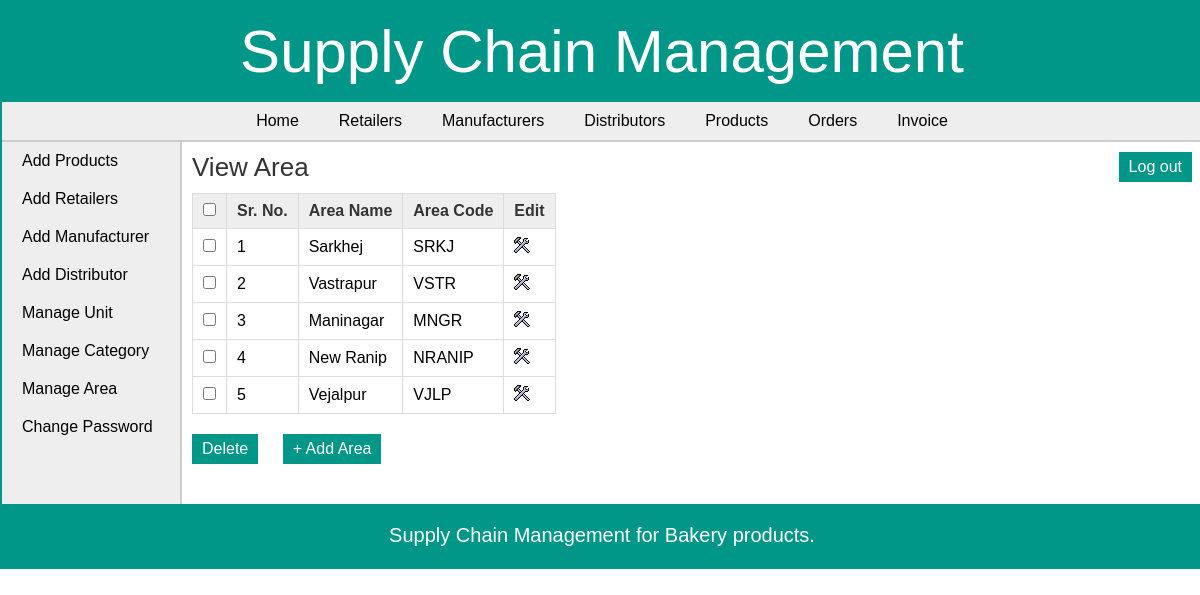
The app's page /admin/view_area.php (signed in) with its own data.
### tables this page shows
CREATE TABLE `area` (
  `area_id` int(11) NOT NULL,
  `area_name` varchar(50) NOT NULL,
  `area_code` varchar(10) NOT NULL
);

### admin/view_area.php (the view, shortened to what this page needs)
<?php
	include("../includes/config.php");
	if(isset($_SESSION['admin_login'])) {
		if($_SESSION['admin_login'] == true) {
			$query_selectArea = "SELECT * FROM area";
			$result_selectArea = mysqli_query($con,$query_selectArea);
		}
		else {
			header('Location:../index.php');
		}
	}
	else {
		header('Location:../index.php');
	}
?>
<!DOCTYPE html>
<html>
<head>
	<link rel="stylesheet" href="../includes/main_style.css" >
</head>
<body>
	<?php
		include("../includes/header.inc.php");
		include("../includes/nav_admin.inc.php");
		include("../includes/aside_admin.inc.php");
	?>
	<section>
		<h1>View Area</h1>
		<form action="" method="POST" class="form">
		<table class="table_displayData">
			<tr>
				<th> <input type="checkbox" onClick="toggle(this)" /> </th>
				<th>Sr. No.</th>
				<th>Area Name</th>
				<th>Area Code</th>
				<th> Edit </th>
			</tr>
			<?php $i=1; while($row_selectArea = mysqli_fetch_array($result_selectArea)) { ?>
			<tr>
				<td> <input type="checkbox" name="chkId[]" value="<?php echo $row_selectArea['area_id']; ?>" /> </td>
				<td> <?php echo $i; ?> </td>
				<td> <?php echo $row_selectArea['area_name']; ?> </td>
				<td> <?php echo $row_selectArea['area_code']; ?> </td>
				<td> <a href="edit_area.php?id=<?php echo $row_selectArea['area_id']; ?>"><img src="../images/edit.png" alt="edit" /></a> </td>
			</tr>
			<?php $i++; } ?>
		</table>
		<input type="submit" value="Delete" class="submit_button"/>
		<a href="add_area.php"><input type="button" value="+ Add Area" class="submit_button"/></a>
		</form>
	</section>
	<?php
		include("../includes/footer.inc.php");
	?>
</body>
</html>

### includes/main_style.css (style rules this page uses)
* { font-family: arial,sans-serif; margin:0px; padding:0px; }
body { width:1200px; margin:auto; border:2px solid #009688; }
a { text-decoration:none; }
.submit_button { font-size:16px; margin-top:20px; margin-right:20px; padding:6px 10px; background-color:#009688; border:none; color:white; }
section { width:1000px; padding:10px; padding-bottom:40px; }
section h1 { margin-bottom:10px; font-weight:normal; color:#333; font-size: 26px; }
table { border-collapse: collapse; }
.table_displayData td, .table_displayData th { border:1px solid #ddd; padding: 8px 10px; text-align: left; }
.table_displayData th { background-color:#eee; color:#333; }

### records on screen
area: area_name "Sarkhej", area_code "SRKJ"
area: area_name "Vastrapur", area_code "VSTR"
area: area_name "Maninagar", area_code "MNGR"
area: area_name "New Ranip", area_code "NRANIP"
area: area_name "Vejalpur", area_code "VJLP"
